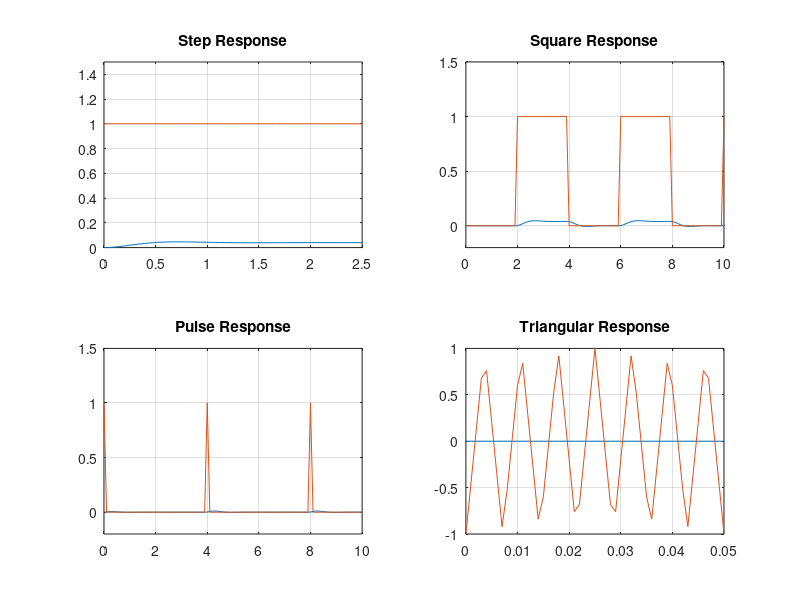

Reproduce this figure in MATLAB.
%%%Identifying the different responces of Mechanical System%%%
%Intializing Variables%
M=1;
B=5;
K=25;
%Declaring State Space Variables%
A=[0 1;-K/M -B/M];
B=[0;1/M];
C=[1 0];
D=0;
%Simulating Systems by StateSpace%
mechss=ss(A,B,C,D);
%Developing Step, Impulse, Square, Triangular Responses%
subplot(2,2,1);
[y1,t1]=step(mechss);
u1=ones(size(t1));
plot(t1,y1,t1,u1);grid on;
axis([0,2.5,0,1.5])
StepError=y1(length(y1));
title('Step Response')

[square,t]=gensig('square',4,10,0.1);
subplot(2,2,2);
[y2,t2]=lsim(mechss,square,t);
plot(t2,y2,t2,square);grid on;
axis([0,10,-0.2,1.5])
SquareError=y2(length(y2));
title('Square Response')

[impulse,t]=gensig('pulse',4,10,0.1);
subplot(2,2,3);
[y3,t3]=lsim(mechss,impulse,t);
plot(t3,y3,t3,impulse);grid on;
axis([0,10,-0.2,1.5])
PulseError=y3(length(y3));
title('Pulse Response')

t=0:0.001:0.05 ;
tri=sawtooth(2*pi*140*t,0.5);
subplot(2,2,4);
[y4,t4]=lsim(mechss,tri,t);
plot(t4,y4,t4,tri);grid on;
TriangularError=y4(length(y4));
title('Triangular Response')



